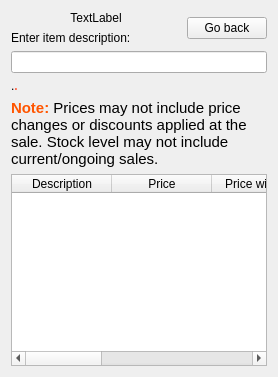
      <widget class="QWidget" name="page_Search">
       <layout class="QGridLayout">
        <item row="0" column="0">
         <widget class="QLabel" name="labelImageSearch">
          <property name="sizePolicy">
           <sizepolicy hsizetype="MinimumExpanding" vsizetype="Minimum">
            <horstretch>0</horstretch>
            <verstretch>0</verstretch>
           </sizepolicy>
          </property>
          <property name="text">
           <string>TextLabel</string>
          </property>
          <property name="alignment">
           <set>Qt::AlignCenter</set>
          </property>
         </widget>
        </item>
        <item row="0" column="1" rowspan="2">
         <widget class="QPushButton" name="buttonSearchDone">
          <property name="enabled">
           <bool>true</bool>
          </property>
          <property name="text">
           <string>Go back</string>
          </property>
         </widget>
        </item>
        <item row="1" column="0">
         <widget class="QLabel" name="label_5">
          <property name="sizePolicy">
           <sizepolicy hsizetype="MinimumExpanding" vsizetype="Fixed">
            <horstretch>0</horstretch>
            <verstretch>0</verstretch>
           </sizepolicy>
          </property>
          <property name="text">
           <string>Enter item description:</string>
          </property>
         </widget>
        </item>
        <item row="2" column="0" colspan="2">
         <widget class="QLineEdit" name="editItemDescSearch">
          <property name="sizePolicy">
           <sizepolicy hsizetype="MinimumExpanding" vsizetype="Fixed">
            <horstretch>0</horstretch>
            <verstretch>0</verstretch>
           </sizepolicy>
          </property>
         </widget>
        </item>
        <item row="3" column="0" colspan="2">
         <widget class="QLabel" name="labelSearchMsg">
          <property name="text">
           <string>&lt;html&gt;&lt;head&gt;&lt;meta name=&quot;qrichtext&quot; content=&quot;1&quot; /&gt;&lt;style type=&quot;text/css&quot;&gt;
p, li { white-space: pre-wrap; }
&lt;/style&gt;&lt;/head&gt;&lt;body style=&quot; font-family:'Sans Serif'; font-size:9pt; font-weight:400; font-style:normal;&quot;&gt;
&lt;p style=&quot; margin-top:0px; margin-bottom:0px; margin-left:0px; margin-right:0px; -qt-block-indent:0; text-indent:0px;&quot;&gt;.&lt;span style=&quot; font-weight:600; color:#ff6347;&quot;&gt;.&lt;/span&gt;&lt;/p&gt;&lt;/body&gt;&lt;/html&gt;</string>
          </property>
          <property name="wordWrap">
           <bool>true</bool>
          </property>
         </widget>
        </item>
        <item row="5" column="0" colspan="2">
         <widget class="QTableWidget" name="tableSearch">
          <property name="editTriggers">
           <set>QAbstractItemView::NoEditTriggers</set>
          </property>
          <property name="alternatingRowColors">
           <bool>false</bool>
          </property>
          <property name="selectionMode">
           <enum>QAbstractItemView::SingleSelection</enum>
          </property>
          <property name="selectionBehavior">
           <enum>QAbstractItemView::SelectRows</enum>
          </property>
          <column>
           <property name="text">
            <string>Description</string>
           </property>
          </column>
          <column>
           <property name="text">
            <string>Price</string>
           </property>
          </column>
          <column>
           <property name="text">
            <string>Price with Tax</string>
           </property>
          </column>
          <column>
           <property name="text">
            <string>Stock</string>
           </property>
          </column>
          <column>
           <property name="text">
            <string>Alphacode</string>
           </property>
          </column>
          <column>
           <property name="text">
            <string>Code</string>
           </property>
          </column>
         </widget>
        </item>
        <item row="4" column="0" colspan="2">
         <widget class="QLabel" name="label_17">
          <property name="sizePolicy">
           <sizepolicy hsizetype="Minimum" vsizetype="Preferred">
            <horstretch>0</horstretch>
            <verstretch>0</verstretch>
           </sizepolicy>
          </property>
          <property name="text">
           <string>&lt;!DOCTYPE HTML PUBLIC &quot;-//W3C//DTD HTML 4.0//EN&quot; &quot;http://www.w3.org/TR/REC-html40/strict.dtd&quot;&gt;
&lt;html&gt;&lt;head&gt;&lt;meta name=&quot;qrichtext&quot; content=&quot;1&quot; /&gt;&lt;style type=&quot;text/css&quot;&gt;
p, li { white-space: pre-wrap; }
&lt;/style&gt;&lt;/head&gt;&lt;body style=&quot; font-family:'Ubuntu'; font-size:11pt; font-weight:400; font-style:normal;&quot;&gt;
&lt;p style=&quot; margin-top:0px; margin-bottom:0px; margin-left:0px; margin-right:0px; -qt-block-indent:0; text-indent:0px;&quot;&gt;&lt;span style=&quot; font-weight:600; color:#ff5500;&quot;&gt;Note:&lt;/span&gt; Prices may not include price changes or discounts applied at the sale. Stock level may not include current/ongoing sales.&lt;/p&gt;&lt;/body&gt;&lt;/html&gt;</string>
          </property>
          <property name="wordWrap">
           <bool>true</bool>
          </property>
         </widget>
        </item>
       </layout>
      </widget>
